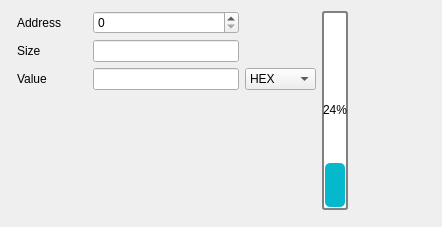
<?xml version="1.0" encoding="UTF-8"?>
<ui version="4.0">
 <class>ReadWriteWindow</class>
 <widget class="QDialog" name="ReadWriteWindow">
  <property name="geometry">
   <rect>
    <x>0</x>
    <y>0</y>
    <width>442</width>
    <height>227</height>
   </rect>
  </property>
  <property name="windowTitle">
   <string>Dialog</string>
  </property>
  <layout class="QGridLayout" name="gridLayout">
   <item row="0" column="0">
    <layout class="QGridLayout" name="gridLayout_2">
     <item row="2" column="1">
      <widget class="QLabel" name="ValueLabel">
       <property name="minimumSize">
        <size>
         <width>70</width>
         <height>0</height>
        </size>
       </property>
       <property name="maximumSize">
        <size>
         <width>70</width>
         <height>16777215</height>
        </size>
       </property>
       <property name="text">
        <string>Value</string>
       </property>
      </widget>
     </item>
     <item row="1" column="2">
      <widget class="QLineEdit" name="sizeLineEdit">
       <property name="sizePolicy">
        <sizepolicy hsizetype="Fixed" vsizetype="Fixed">
         <horstretch>0</horstretch>
         <verstretch>0</verstretch>
        </sizepolicy>
       </property>
       <property name="minimumSize">
        <size>
         <width>146</width>
         <height>0</height>
        </size>
       </property>
       <property name="maximumSize">
        <size>
         <width>146</width>
         <height>16777215</height>
        </size>
       </property>
      </widget>
     </item>
     <item row="0" column="1">
      <widget class="QLabel" name="addressLabel">
       <property name="minimumSize">
        <size>
         <width>70</width>
         <height>0</height>
        </size>
       </property>
       <property name="maximumSize">
        <size>
         <width>70</width>
         <height>16777215</height>
        </size>
       </property>
       <property name="text">
        <string>Address</string>
       </property>
      </widget>
     </item>
     <item row="1" column="5">
      <spacer name="horizontalSpacer_2">
       <property name="orientation">
        <enum>Qt::Horizontal</enum>
       </property>
       <property name="sizeHint" stdset="0">
        <size>
         <width>40</width>
         <height>20</height>
        </size>
       </property>
      </spacer>
     </item>
     <item row="2" column="2">
      <widget class="QLineEdit" name="valueLineEdit">
       <property name="sizePolicy">
        <sizepolicy hsizetype="Fixed" vsizetype="Fixed">
         <horstretch>0</horstretch>
         <verstretch>0</verstretch>
        </sizepolicy>
       </property>
       <property name="minimumSize">
        <size>
         <width>146</width>
         <height>0</height>
        </size>
       </property>
       <property name="maximumSize">
        <size>
         <width>146</width>
         <height>16777215</height>
        </size>
       </property>
      </widget>
     </item>
     <item row="1" column="1">
      <widget class="QLabel" name="sizeLabel">
       <property name="minimumSize">
        <size>
         <width>70</width>
         <height>0</height>
        </size>
       </property>
       <property name="maximumSize">
        <size>
         <width>70</width>
         <height>16777215</height>
        </size>
       </property>
       <property name="text">
        <string>Size</string>
       </property>
      </widget>
     </item>
     <item row="5" column="0" colspan="7">
      <widget class="QDialogButtonBox" name="buttonBox"/>
     </item>
     <item row="0" column="4" rowspan="4">
      <widget class="QProgressBar" name="progressBar">
       <property name="sizePolicy">
        <sizepolicy hsizetype="Fixed" vsizetype="Fixed">
         <horstretch>0</horstretch>
         <verstretch>0</verstretch>
        </sizepolicy>
       </property>
       <property name="maximumSize">
        <size>
         <width>16777215</width>
         <height>201</height>
        </size>
       </property>
       <property name="styleSheet">
        <string notr="true">QProgressBar {
border: 2px solid grey;
border-radius: 5px;
text-align: center;
}
QProgressBar:horizontal {
border: 2px solid gray;
border-radius: 3px;
background: white;
}
QProgressBar::chunk:horizontal {
background-color: qlineargradient(x0: 0, x2: 1, stop: 0 #05B8CC, stop: 1 #05B8CC)
}
QProgressBar::chunk {
background-color: #05B8CC;
margin: 0.5px;
border-radius: 5px;
}
QProgressBar::chunk:vertical {
background-color: qlineargradient(y0: 1, y2: 0, stop: 1 #05B8CC, stop: 0 #05B8CC);
}
QProgressBar:vertical {
border: 2px solid gray;
border-radius: 3px;
background: white;
}</string>
       </property>
       <property name="value">
        <number>24</number>
       </property>
       <property name="orientation">
        <enum>Qt::Vertical</enum>
       </property>
      </widget>
     </item>
     <item row="0" column="2">
      <widget class="QSpinBox" name="addressSpinBox">
       <property name="sizePolicy">
        <sizepolicy hsizetype="Fixed" vsizetype="Fixed">
         <horstretch>0</horstretch>
         <verstretch>0</verstretch>
        </sizepolicy>
       </property>
       <property name="minimumSize">
        <size>
         <width>146</width>
         <height>0</height>
        </size>
       </property>
       <property name="maximumSize">
        <size>
         <width>146</width>
         <height>16777215</height>
        </size>
       </property>
       <property name="maximum">
        <number>99999</number>
       </property>
       <property name="displayIntegerBase">
        <number>16</number>
       </property>
      </widget>
     </item>
     <item row="0" column="3">
      <spacer name="horizontalSpacer">
       <property name="orientation">
        <enum>Qt::Horizontal</enum>
       </property>
       <property name="sizeHint" stdset="0">
        <size>
         <width>40</width>
         <height>20</height>
        </size>
       </property>
      </spacer>
     </item>
     <item row="2" column="3">
      <widget class="QComboBox" name="valueTypeComboBox">
       <item>
        <property name="text">
         <string>HEX</string>
        </property>
       </item>
       <item>
        <property name="text">
         <string>INT</string>
        </property>
       </item>
      </widget>
     </item>
    </layout>
   </item>
  </layout>
 </widget>
 <resources/>
 <connections/>
</ui>
